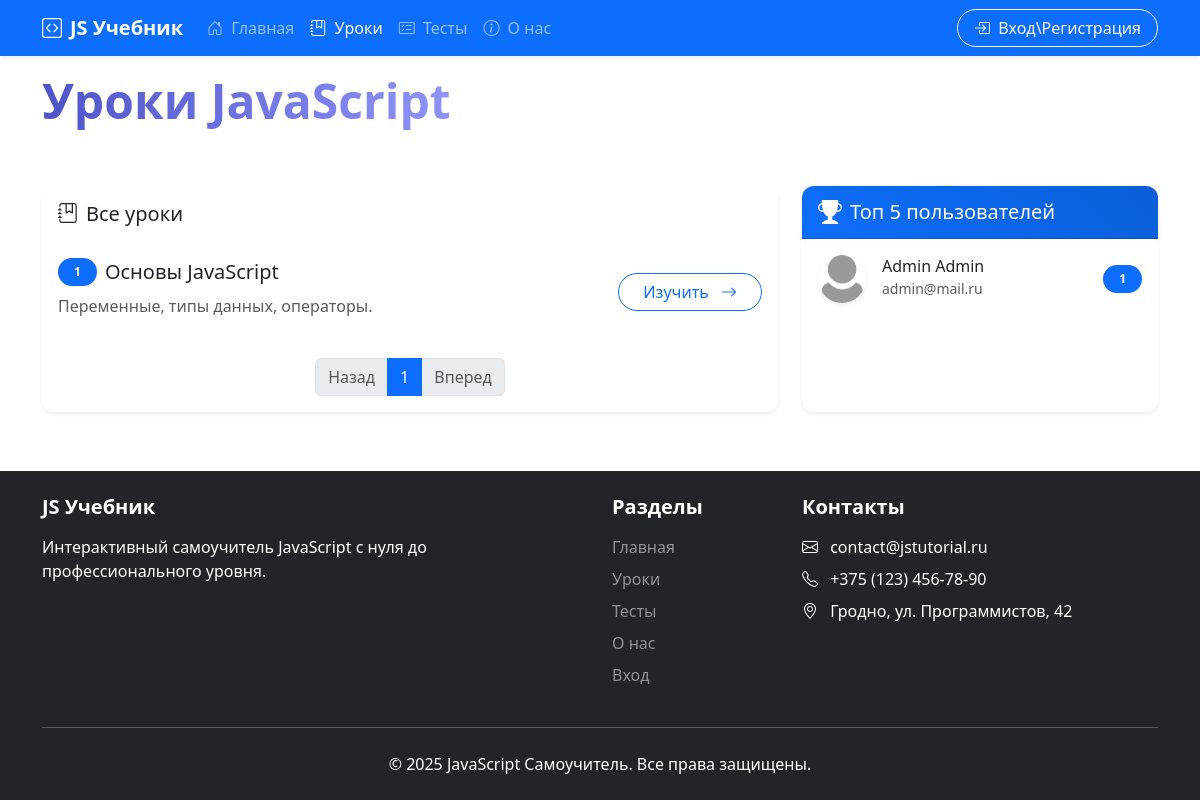
The page /lessons on the database as committed earlier.
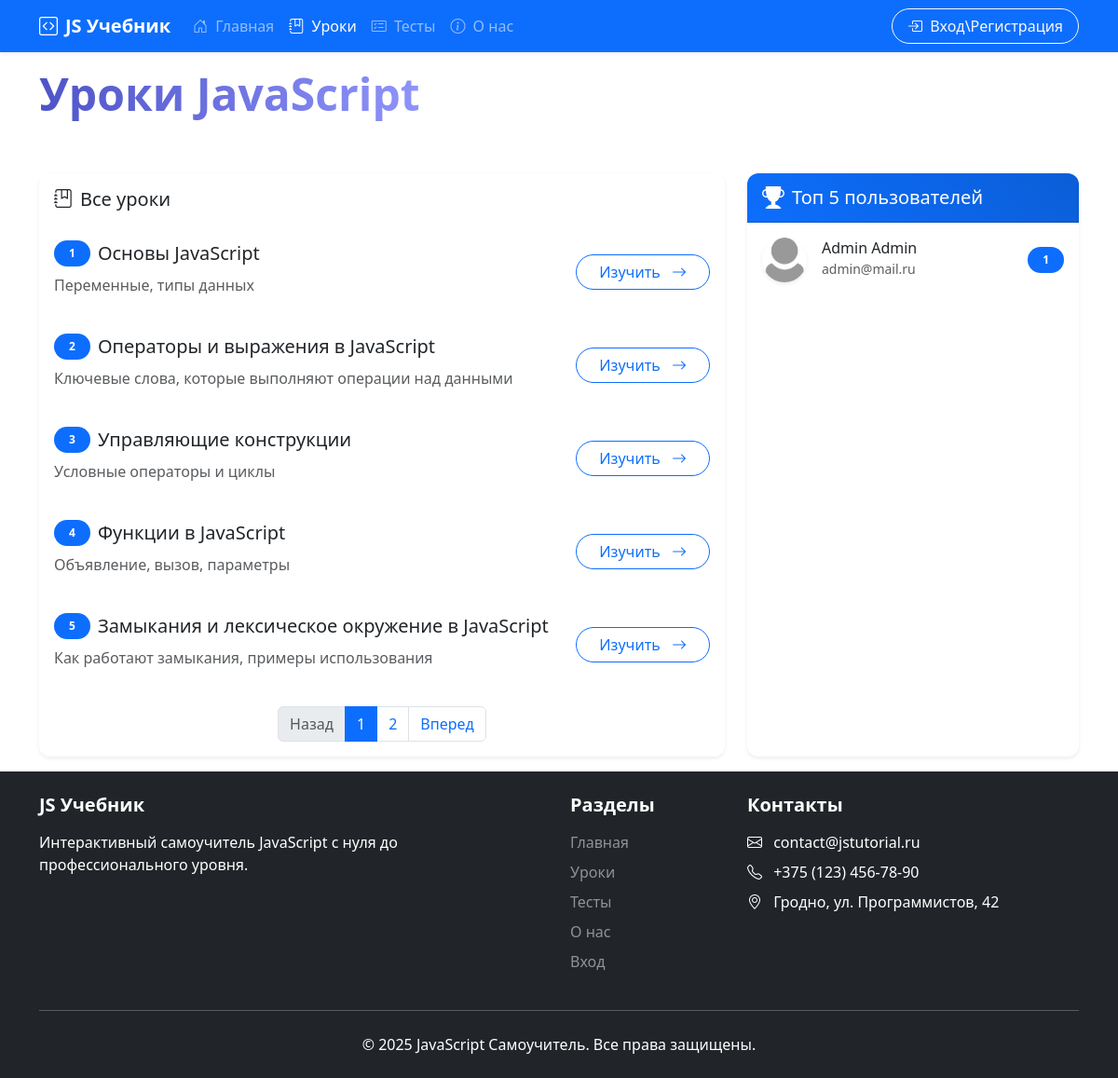
The same page on the database as committed later.
### app.py (models this page shows, shortened)
class Lesson(db.Model):
    id = db.Column(db.Integer, primary_key=True)
    title = db.Column(db.String(100), nullable=False)
    description = db.Column(db.String(100), nullable=False)
    content = db.Column(db.Text, nullable=False)
    userSolution = db.relationship('UserSolution', backref='lesson', lazy=True)
    tasks = db.relationship('Task', backref='lesson', lazy=True)

class Users(db.Model):
    id = db.Column(db.Integer,primary_key=True)
    name = db.Column(db.String(100))
    surname = db.Column(db.String(100))
    email = db.Column(db.String(100), unique=True)
    password = db.Column(db.String(100), unique=True)
    root = db.Column(db.Integer, default=0)
    join_date = db.Column(db.DateTime, default=datetime.now)
    avatar = db.Column(db.String(120), default='default.jpg')
    userSolution = db.relationship('UserSolution', backref='users', lazy=True)

### app.py (the view, shortened to what this page needs)
@app.route('/lessons', methods=['GET', 'POST'])
def lessons():
    page = request.args.get('page', 1, type=int)
    per_page = 5  # Количество уроков на странице
    pagination = Lesson.query.order_by(Lesson.id).paginate(page=page, per_page=per_page, error_out=False)
    top_users = db.session.query(
        Users,
        db.func.count(UserSolution.lesson_id.distinct()).label('completed_count')
    ).join(
        UserSolution, Users.id == UserSolution.user_id
    ).filter(
        UserSolution.is_correct == True
    ).group_by(
        Users.id
    ).order_by(
        db.desc('completed_count')
    ).limit(5).all()
    return render_template("lessons.html", pagination=pagination, top_users=top_users)

### app.py (called while the page is built)
@app.context_processor
def inject_user():
    def get_user_name():
        if 'name' in session:
            return Users.query.filter_by(email=session['name']).first()
    return dict(active_user=get_user_name())

### templates/lessons.html (shortened to what this page needs)
{% extends 'base.html' %}
{% block main %}
<div class="container my-3">
  <div class="row">
    <div class="col-lg-12 mx-auto">
      <div class="d-flex justify-content-between align-items-center mb-5">
        <h1 class="display-5 fw-bold text-gradient-primary">Уроки JavaScript</h1>
      </div>
      <div class="row g-4">
        <div class="col-lg-8">
          <div class="card border-0 shadow-sm">
            <div class="card-header bg-white border-0 py-3">
              <div class="d-flex justify-content-between align-items-center">
                <h5 class="mb-0"><i class="bi bi-journal-bookmark me-2"></i>Все уроки</h5>
              </div>
            </div>
            <div class="card-body p-0">
              <div class="list-group list-group-flush">
                {% for less in pagination.items %}
                <div class="list-group-item border-0 py-3 hover-effect">
                  <div class="d-flex w-100 justify-content-between align-items-center">
                    <div class="me-3">
                      <div class="d-flex align-items-center mb-2">
                        <span class="badge bg-primary rounded-pill me-2 px-3 py-2">{{ (pagination.page - 1) * pagination.per_page + loop.index }}</span>
                        <h5 class="mb-0">{{ less.title }}</h5>
                      </div>
                      <p class="text-muted mb-2">{{ less.description }}</p>
                    </div>
                    <a href="/lesson/{{ less.id }}" class="btn btn-outline-primary rounded-pill px-4">
                      Изучить <i class="bi bi-arrow-right ms-2"></i>
                    </a>
                  </div>
                </div>
                {% else %}
                <div class="text-center py-5">
                  <i class="bi bi-journal-x fs-1 text-muted mb-3"></i>
                  <h5 class="text-muted">Уроки не найдены</h5>
                  <p class="text-muted">Попробуйте изменить параметры поиска</p>
                </div>
                {% endfor %}
              </div>
            </div>
            <div class="card-footer bg-white border-0 py-3">
              <nav aria-label="Навигация по урокам">
                <ul class="pagination justify-content-center mb-0">
                  {% if pagination.has_prev %}
                    <li class="page-item">
                      <a class="page-link" href="{{ url_for('lessons', page=pagination.prev_num) }}" tabindex="-1">Назад</a>
                    </li>
                  {% else %}
                    <li class="page-item disabled">
                      <a class="page-link" href="#" tabindex="-1" aria-disabled="true">Назад</a>
                    </li>
                  {% endif %}
                  {% for page_num in pagination.iter_pages(left_edge=1, right_edge=1, left_current=1, right_current=2) %}
                    {% if page_num %}
                      {% if page_num == pagination.page %}
                        <li class="page-item active"><a class="page-link" href="#">{{ page_num }}</a></li>
                      {% else %}
                        <li class="page-item"><a class="page-link" href="{{ url_for('lessons', page=page_num) }}">{{ page_num }}</a></li>
                      {% endif %}
                    {% else %}
                      <li class="page-item disabled"><span class="page-link">...</span></li>
                    {% endif %}
                  {% endfor %}
                  {% if pagination.has_next %}
                    <li class="page-item">
                      <a class="page-link" href="{{ url_for('lessons', page=pagination.next_num) }}">Вперед</a>
                    </li>
                  {% else %}
                    <li class="page-item disabled">
                      <a class="page-link" href="#">Вперед</a>
                    </li>
                  {% endif %}
                </ul>
              </nav>
            </div>
          </div>
        </div>
        <div class="col-lg-4">
          <div class="card border-0 shadow-sm h-100">
            <div class="card-header bg-gradient-primary text-white rounded-top">
              <div class="d-flex align-items-center">
                <i class="bi bi-trophy-fill me-2 fs-4"></i>
                <h5 class="mb-0">Топ 5 пользователей</h5>
              </div>
            </div>
            <div class="card-body p-0">
              {% if top_users %}
              <div class="list-group list-group-flush">
                {% for user, count in top_users %}
                <div class="list-group-item border-0 py-3 hover-effect">
                  <div class="d-flex justify-content-between align-items-center">
                    <div class="d-flex align-items-center">
                      <img src="../static/img/upload/{{ user.avatar }}"
                           class="rounded-circle me-3 shadow-sm"
                           width="48"
                           height="48"
                           alt="{{ user.name }}"
                           onerror="this.src='../static/img/user-default.png'">
                      <div>
                        <h6 class="mb-0">{{ user.name }} {{ user.surname }}</h6>
                        <small class="text-muted">{{ user.email|truncate(20) }}</small>
                      </div>
                    </div>
                    <span class="badge bg-primary rounded-pill px-3 py-2">{{ count }}</span>
                  </div>
                </div>
                {% endfor %}
              </div>
              {% else %}
              <div class="text-center py-4">
                <i class="bi bi-people fs-1 text-muted mb-3"></i>
                <p class="text-muted">Пока нет данных о выполненных уроках</p>
              </div>
              {% endif %}
            </div>
          </div>
        </div>
      </div>
    </div>
  </div>
</div>
{% endblock %}

### templates/base.html (shortened to what this page needs)
<!DOCTYPE html>
<html lang="ru" data-bs-theme="light">
  <head>
    <link rel="stylesheet" href="{{ url_for('static', filename='css/bootstrap.min.css') }}">
    <link rel="stylesheet" href="https://cdn.jsdelivr.net/npm/bootstrap-icons@1.10.0/font/bootstrap-icons.css">
    <link rel="stylesheet" href="https://cdnjs.cloudflare.com/ajax/libs/animate.css/4.1.1/animate.min.css"/>
    <link rel="stylesheet" href="{{ url_for('static', filename='css/style.css') }}">
  </head>
  <body class="d-flex flex-column min-vh-100">
    <nav class="navbar navbar-expand-lg navbar-dark bg-primary shadow-sm sticky-top">
      <div class="container">
        <a class="navbar-brand d-flex align-items-center" href="/">
          <i class="bi bi-code-square me-2"></i>
          <span class="fw-bold">JS Учебник</span>
        </a>
        <div class="collapse navbar-collapse" id="navbarNav">
          <ul class="navbar-nav me-auto">
            <li class="nav-item">
              <a class="nav-link " href="/">
                <i class="bi bi-house-door me-1"></i> Главная
              </a>
            </li>
            <li class="nav-item">
              <a class="nav-link" href="/lessons">
                <i class="bi bi-journal-bookmark me-1"></i> Уроки
              </a>
            </li>
            <li class="nav-item">
              <a class="nav-link" href="/tests">
                  <i class="bi bi-card-checklist me-1"></i> Тесты
              </a>
          </li>
            <li class="nav-item">
              <a class="nav-link" href="/about">
                <i class="bi bi-info-circle me-1"></i> О нас
              </a>
            </li>
          </ul>
          <div class="d-flex align-items-center ">
            {% if 'name' in session and active_user %}
            <a class="btn btn-outline-light mx-3" href="/profile"><i class="bi bi-person me-2"></i>Профиль</a>
            <a class="btn btn-outline-light" href="/logout"><i class="bi bi-box-arrow-right me-2"></i>Выйти</a>
            {% else %}
              <a href="/auth" class="btn btn-outline-light rounded-pill px-3">
                <i class="bi bi-box-arrow-in-right me-1"></i> Вход\Регистрация
              </a>
            {% endif %}
          </div>
        </div>
      </div>
    </nav>
    <main class="flex-grow-1">
      {% block main %}{% endblock %}
    </main>
    <footer class="bg-dark text-white py-4 mt-auto">
      <div class="container">
        <div class="row">
          <div class="col-md-6 mb-4 mb-md-0">
            <h5 class="fw-bold mb-3">JS Учебник</h5>
            <p>Интерактивный самоучитель JavaScript с нуля до профессионального уровня.</p>
          </div>
          <div class="col-md-2 mb-4 mb-md-0">
            <h5 class="fw-bold mb-3">Разделы</h5>
            <ul class="list-unstyled">
              <li class="mb-2"><a href="/" class="text-white-50 text-decoration-none">Главная</a></li>
              <li class="mb-2"><a href="/lessons" class="text-white-50 text-decoration-none">Уроки</a></li>
              <li class="mb-2"><a href="/tests" class="text-white-50 text-decoration-none">Тесты</a></li>
              <li class="mb-2"><a href="/about" class="text-white-50 text-decoration-none">О нас</a></li>
              <li class="mb-2"><a href="/auth" class="text-white-50 text-decoration-none">Вход</a></li>
            </ul>
          </div>
          <div class="col-md-4 mb-4 mb-md-0">
            <h5 class="fw-bold mb-3">Контакты</h5>
            <ul class="list-unstyled">
              <li class="mb-2"><i class="bi bi-envelope me-2"></i> contact@jstutorial.ru</li>
              <li class="mb-2"><i class="bi bi-telephone me-2"></i> +375 (123) 456-78-90</li>
              <li><i class="bi bi-geo-alt me-2"></i> Гродно, ул. Программистов, 42</li>
            </ul>
          </div>
        </div>
        <hr class="my-4">
        <div class="text-center">
          <p class="mb-0">&copy; 2025 JavaScript Самоучитель. Все права защищены.</p>
        </div>
      </div>
    </footer>
  </body>
</html>

### static/css/style.css (style rules this page uses)
html, body { height: 100%; margin: 0; }
body { display: flex; flex-direction: column; }
.card { transition: transform 0.3s, box-shadow 0.3s; }
main { flex: 1 0 auto; }
footer { flex-shrink: 0; }
.hover-effect { transition: all 0.3s ease; }
.active-link:hover:after, .nav-link.active:after { transform: scaleX(1); }
.text-gradient-primary { background: linear-gradient(45deg, #0d6efd, #0dcaf0); -webkit-background-clip: text; background-clip: text; color: transparent; }
.bg-gradient-primary { background: linear-gradient(45deg, #0d6efd, #0b5ed7); }
.page-item.active .page-link { background-color: #0d6efd; border-color: #0d6efd; }
.page-link { color: #0d6efd; }
.text-gradient-primary { background: linear-gradient(90deg, #4e54c8 0%, #8f94fb 100%); -webkit-background-clip: text; background-clip: text; color: transparent; display: inline-block; }
.card { border-radius: 12px; overflow: hidden; }

Rows that differ between the two databases and show on the page:
changed Lesson "Основы JavaScript": description "Переменные, типы данных, операторы." → "Переменные, типы данных"
added Lesson: (pagination.page-1)*pagination.per_page+loop.index "2", title "Операторы и выражения в JavaScript", description "Ключевые слова, которые выполняют операции над данными"
added Lesson: (pagination.page-1)*pagination.per_page+loop.index "3", title "Управляющие конструкции", description "Условные операторы и циклы"
added Lesson: (pagination.page-1)*pagination.per_page+loop.index "4", title "Функции в JavaScript", description "Объявление, вызов, параметры"
added Lesson: (pagination.page-1)*pagination.per_page+loop.index "5", title "Замыкания и лексическое окружение в JavaScript", description "Как работают замыкания, примеры использования"
Other text that changed with them:
new list line: "2"
